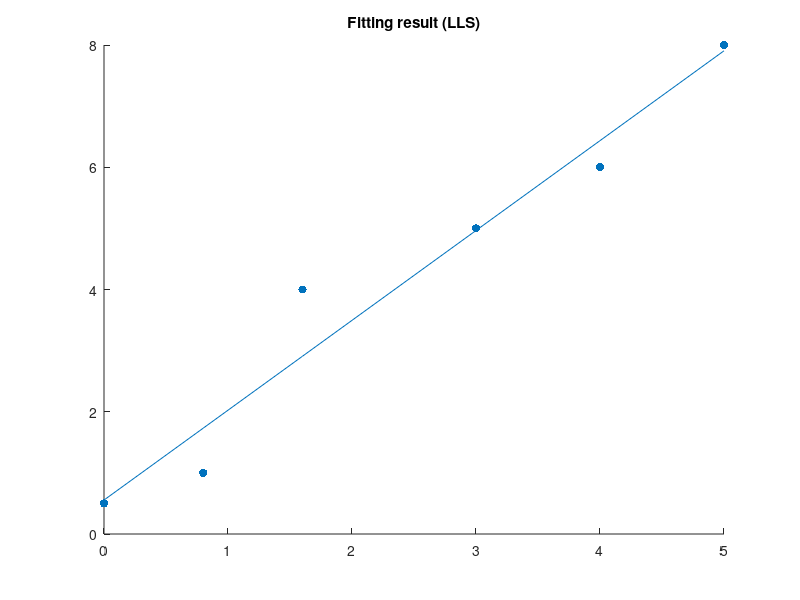

Here is the MATLAB script that generated this plot:
clc
clear
close all

x = [0 1;0.8 1;1.6 1;3 1;4.0 1;5.0 1];
d = [0.5; 1; 4; 5; 6; 8];

w = (x'*x)^(-1)*x'*d; %standard linear least square
y = x*w;

fig = figure
hold on 
scatter(x(:,1),d,'filled')
plot(x(:,1),y);
title('Fitting result (LLS)')
hold off
saveas(fig, 'LLS.png')